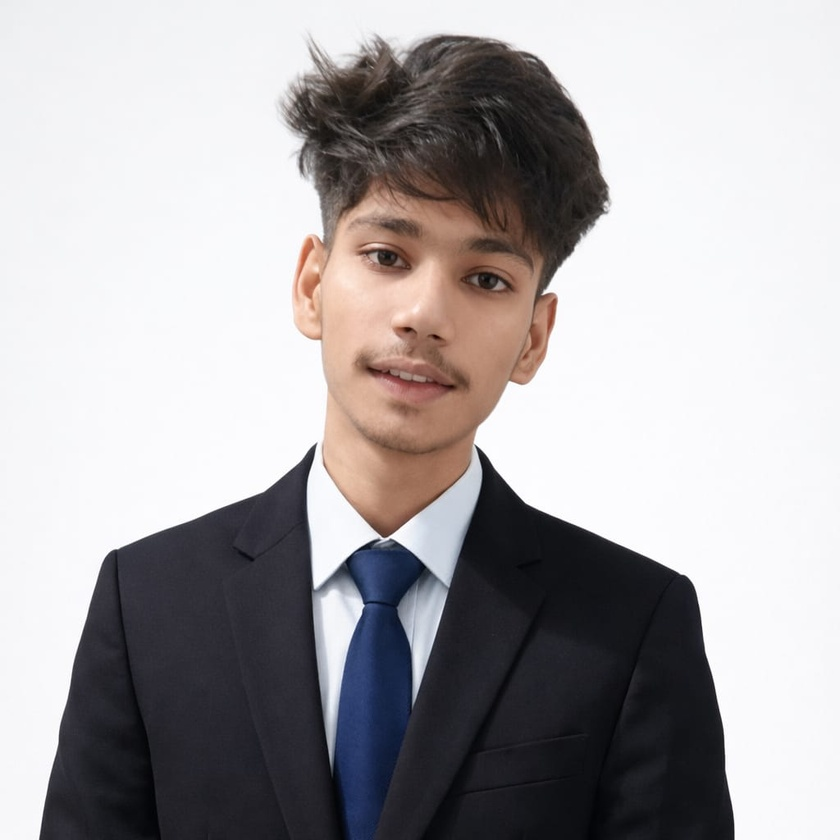
#> input picture ass-4/image.jpeg, 840 x 840 px, shrunk from 1024 x 1024 before the run
$ python bluish.py
#> lines starting #> are read from the running program, lines starting #| are printed output that depends on the picture
#pip install opencv-python

import cv2

img = cv2.imread("image.jpeg")   # image must be in same folder
#> img is the input picture: shape (840, 840, 3); mean B, G, R 168.2, 166.4, 169.9
img2=img.copy()

if img is None:
    print("Image not found. Check filename or path.")
else:
    cv2.imshow("Image", img)
    #get height width channel of image

    h,w,c=img.shape
#> h = 840; w = 840; c = 3
    print(w,h,c)
#| 840 840 3
    for y in range(h):
        for x in range(w):
            b,g,r=img[y][x]
            avg=(int(b)+int(g)+int(r))/3
            #img.putpixel((x,y),(255,0,0))
            img2[y][x]=(255,avg,avg)
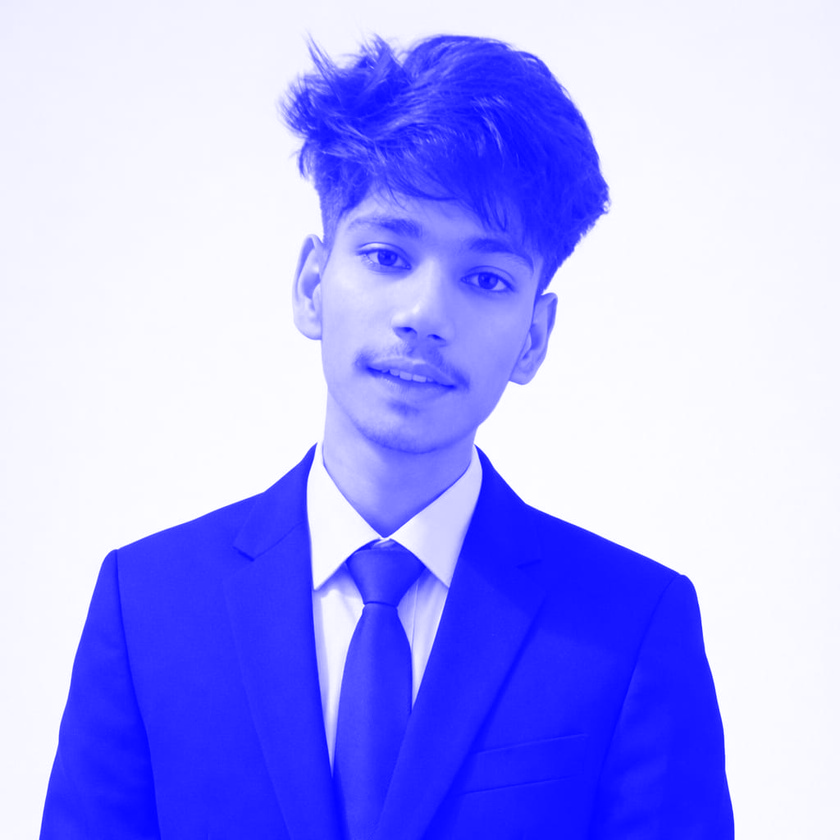
#> img2: shape (840, 840, 3); mean B, G, R 255, 167.7, 167.7
    cv2.imshow("bluish",img2)

    cv2.waitKey(0)
    cv2.destroyAllWindows()
